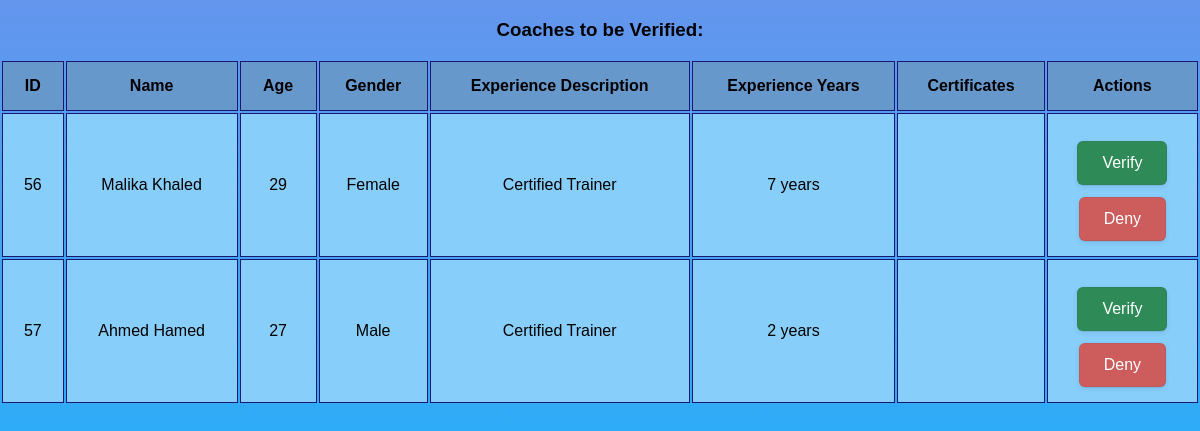
/admin, run on an earlier commit of the app's database.
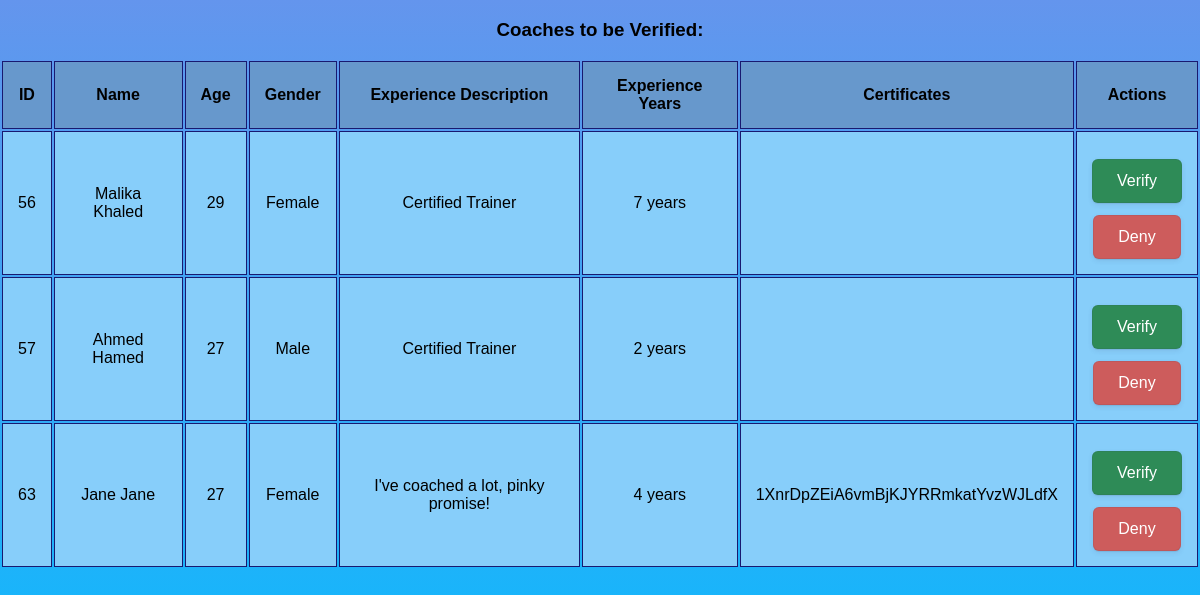
And on a later commit of the database.
### tables this page shows
CREATE TABLE `User` (`User_ID`, `Name`, `Email`, `Password`, `Role`, `Age`, `Gender`, `Profile_picture`, `Interests`);

CREATE TABLE `Coach` (`Coach_ID`, `Verified`, `Description`, `Experience`, `Certificates`);

### app.py (the view)
@app.route('/admin', methods=["GET", "POST"])
def unverifiedCoaches():
    conn = get_db_connection()
    unverified_Coaches = conn.execute('SELECT * FROM Coach JOIN User ON User_ID=Coach_ID '
                                      'WHERE Verified = "FALSE"').fetchall()
    conn.close()
    return render_template("verifyCoaches.html", coaches=unverified_Coaches)

### app.py (called while the page is built)
def get_db_connection():
    conn = sqlite3.connect(DATABASE)
    conn.row_factory = sqlite3.Row
    return conn

### templates/verifyCoaches.html (shortened to what this page needs)
<!DOCTYPE html>
<html lang="en">
<head>
    <link rel="stylesheet" href="{{ url_for('static', filename='coachverification.css') }}">
</head>
<body>
    <h3>Coaches to be Verified:</h3>
    <table style="width:100%">
        <tr>
            <th>ID</th>
            <th>Name</th>
            <th>Age</th>
            <th>Gender</th>
            <th>Experience Description</th>
            <th>Experience Years</th>
            <th>Certificates</th>
            <th>Actions</th>
        </tr>
        {%for coach in coaches%}
            <tr>
                <td>{{ coach[0] }}</td>
                <td>{{ coach[6] }}</td>
                <td>{{ coach[10] }}</td>
                <td>{{ coach[11] }}</td>
                <td>{{ coach[2] }}</td>
                <td>{{ coach[3] }}</td>
                <td>{{ coach[4] }}</td>
                <td>
                    <form method="POST" action="/verify_coach">
                    <button type="submit" class="verify">Verify</button>
                    </form>
                    <form method="POST" action="/deny_coach">
                    <button type="submit" class="deny">Deny</button>
                    </form>
                </td>
            </tr>
    {%endfor%}
    </table>
</body>
</html>

### static/coachverification.css (style rules this page uses)
body { margin: 0; padding: 0; background: linear-gradient(to bottom, cornflowerblue, deepskyblue); font-family: sans-serif; min-height: 100vh; display: flex; flex-direction: column; justify-content: stretch; align-items: center; }
th, td { border: 1px solid midnightblue; padding: 15px; text-align: center; vertical-align: middle; }
th { background-color: #6798CC; }
td { background-color: lightskyblue; }
button { backface-visibility: hidden; background-color: #405cf5; border-radius: 6px; border-width: 0; box-shadow: rgba(50, 50, 93, 0.1) 0 0 0 1px inset, rgba(50, 50, 93, 0.1) 0 2px 5px 0, rgba(0, 0, 0, 0.07) 0 1px 1px 0; color: #fff; cursor: pointer; font-family: sans-serif; font-size: 100%; height: 44px; line-height: 1.15; margin: 12px 0 0; padding: 0 25px; position: relative; text-align: center; touch-action: manipulation; }
.verify { background-color: seagreen; }
.deny { background-color: indianred; }

What changed in the data, as far as the page shows it:
added User: Coach_ID "63", Name "Jane Jane", Age "27", Gender "Female", Description "I've coached a lot, pinky promise!", Experience "4 years", Certificates "1XnrDpZEiA6vmBjKJYRRmkatYvzWJLdfX"
